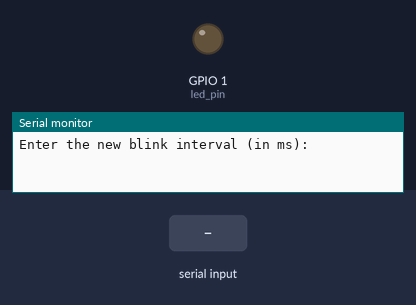
A program run on a simulated ESP32-S3. Parts: output pins drawn as LEDs (lit = HIGH), the last lines printed to the serial monitor. Dashed ring = blinking. The inputs (shaded band) are chosen by the test bench.

Above: at 1.8 s.
1.9 s: "5\n" received over Serial
At 3.2 s:
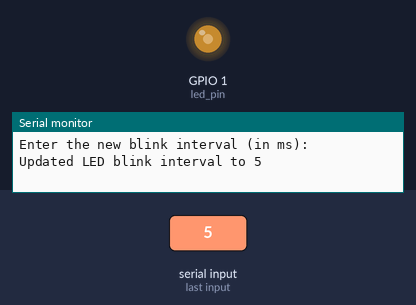
3.5 s: "90,45\n" received over Serial
At 3.72 s:
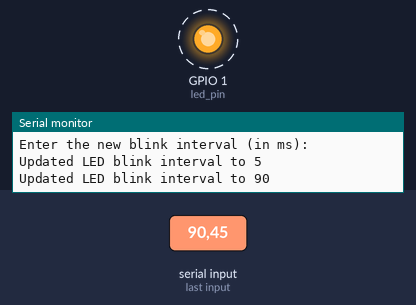
6.5 s: "30,150\n" received over Serial
8.0 s: "90\n" received over Serial
At 8.22 s:
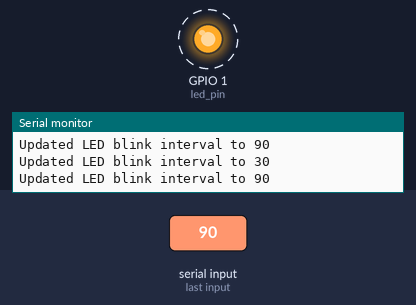
Timing chart, 0 to 12.0 s (numbered marks = the images above; inputs shaded):
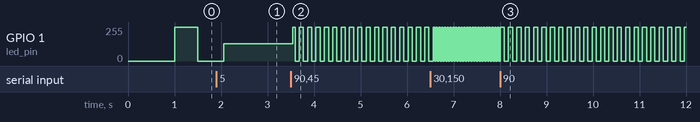

Measured:
- after the input at 3.5 s, GPIO 1 (led_pin): alternates 255/255 for 0.09 s and 0/255 for 0.09 s, starting at once
- after the input at 6.5 s, GPIO 1 (led_pin): alternates 255/255 for 0.03 s and 0/255 for 0.03 s, starting after 0.09 s
- after the input at 8.0 s, GPIO 1 (led_pin): alternates 255/255 for 0.09 s and 0/255 for 0.09 s, starting after 0.09 s

The program:

main.cpp
```cpp
#include <Arduino.h>
#include <stdlib.h>

// run tasks in core 1 only
#if CONFIG_FREERTOS_UNICORE
static const BaseType_t app_cpu = 0;
#else
static const BaseType_t app_cpu = 1;
#endif

// pins
static const int led_pin = 1;

// global variables
static const uint8_t buf_len = 20;
static int blink_interval = 500; // ms

// Task 1: Blink LED at rate set by global variable
void toggleLED(void *parameter)
{
  // run forever
  while (1)
  {
    digitalWrite(led_pin, HIGH); // led is on
    vTaskDelay(blink_interval / portTICK_PERIOD_MS);
    digitalWrite(led_pin, LOW); // led is off
    vTaskDelay(blink_interval / portTICK_PERIOD_MS);
  }
}

// Task 2: read from serial terminal
void readSerial(void *parameter)
{
  char c;
  char buf[buf_len];
  uint8_t idx = 0;
  memset(buf, 0, buf_len); // clear whole buffer
  // run forever
  while (1)
  {
    // read characters from serial
    if (Serial.available())
    {
      c = Serial.read();
      // update delay variable and reset buffer if we get a newine character
      if (c == '\n')
      {
        blink_interval = atoi(buf);
        Serial.print("Updated LED blink interval to ");
        Serial.println(blink_interval);
        memset(buf, 0, buf_len);
        idx = 0;
      }
      else
      {
        // only append if index is not over message limit
        if (idx < buf_len - 1)
        {
          buf[idx] = c;
          idx++;
        }
      }
    }
  }
}

void setup()
{
  // configure pin
  pinMode(led_pin, OUTPUT);
  // configure serial and wait a second
  Serial.begin(115200);
  vTaskDelay(1000 / portTICK_PERIOD_MS);
  Serial.println();
  Serial.println("Enter the new blink interval (in ms): ");
  // create and run the task
  xTaskCreatePinnedToCore(toggleLED,     // function to be called
                          "LED Toggle",  // task name
                          1024,          // task stack size
                          NULL,          // parameter to pass to function
                          1,             // task priority
                          NULL,          // task handle
                          app_cpu);      // run task in one core
  xTaskCreatePinnedToCore(readSerial,    // function to be called
                          "Read Serial", // task name
                          2048,          // task stack size
                          NULL,          // parameter to pass to function
                          1,             // task priority
                          NULL,          // task handle
                          app_cpu);      // run task in one core

  // delete setup and loop tasks
  vTaskDelete(NULL);
}

void loop()
{
  // code execution will never get here
}
```
